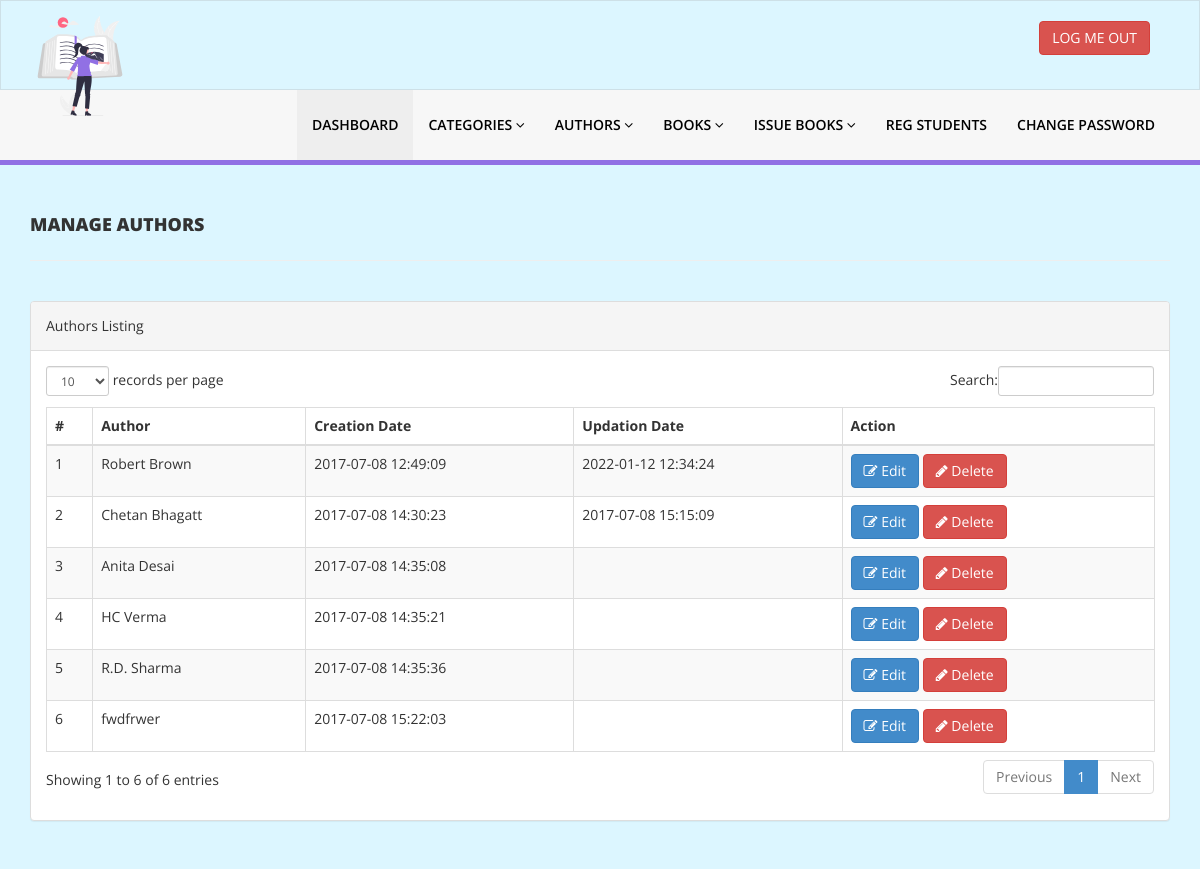
Screenshot of /admin/manage-authors.php (signed in) with the database file from the repository.
### tables this page shows
CREATE TABLE `tblauthors` (
  `id` int(11) NOT NULL,
  `AuthorName` varchar(159) DEFAULT NULL,
  `creationDate` timestamp NULL DEFAULT current_timestamp(),
  `UpdationDate` timestamp NULL DEFAULT NULL ON UPDATE current_timestamp()
);

### admin/manage-authors.php (the view, shortened to what this page needs)
<?php
include('includes/config.php');
if(strlen($_SESSION['alogin'])==0)
    {
header('location:index.php');
}
else{
    ?>
<!DOCTYPE html>
<html xmlns="http://www.w3.org/1999/xhtml">
<head>
    <link href="assets/css/bootstrap.css" rel="stylesheet" />
    <link href="assets/css/font-awesome.css" rel="stylesheet" />
    <link href="assets/js/dataTables/dataTables.bootstrap.css" rel="stylesheet" />
    <link href="assets/css/style.css" rel="stylesheet" />
</head>
<body>
<?php include('includes/header.php');?>
    <div class="content-wrapper">
         <div class="container">
        <div class="row pad-botm">
            <div class="col-md-12">
                <h4 class="header-line">Manage Authors</h4>
    </div>
     <div class="row">
</div>
        </div>
            <div class="row">
                <div class="col-md-12">
                    <div class="panel panel-default">
                        <div class="panel-heading">
                           Authors Listing
                        </div>
                        <div class="panel-body">
                            <div class="table-responsive">
                                <table class="table table-striped table-bordered table-hover" id="dataTables-example">
                                    <thead>
                                        <tr>
                                            <th>#</th>
                                            <th>Author</th>
                                            <th>Creation Date</th>
                                            <th>Updation Date</th>
                                            <th>Action</th>
                                        </tr>
                                    </thead>
                                    <tbody>
<?php $sql = "SELECT * from  tblauthors";
$query = $dbh -> prepare($sql);
$query->execute();
$results=$query->fetchAll(PDO::FETCH_OBJ);
$cnt=1;
if($query->rowCount() > 0)
{
foreach($results as $result)
{               ?>
                                        <tr class="odd gradeX">
                                            <td class="center"><?php echo htmlentities($cnt);?></td>
                                            <td class="center"><?php echo htmlentities($result->AuthorName);?></td>
                                            <td class="center"><?php echo htmlentities($result->creationDate);?></td>
                                            <td class="center"><?php echo htmlentities($result->UpdationDate);?></td>
                                            <td class="center">
                                            <a href="edit-author.php?athrid=<?php echo htmlentities($result->id);?>"><button class="btn btn-primary"><i class="fa fa-edit "></i> Edit</button>
                                          <a href="manage-authors.php?del=<?php echo htmlentities($result->id);?>" onclick="return confirm('Are you sure you want to delete?');"" >  <button class="btn btn-danger"><i class="fa fa-pencil"></i> Delete</button>
                                            </td>
                                        </tr>
 <?php $cnt=$cnt+1;}} ?>
                                    </tbody>
                                </table>
                            </div>
                        </div>
                    </div>
                </div>
            </div>
    </div>
    </div>
</body>
</html>
<?php } ?>

### admin/assets/css/style.css (style rules this page uses)
body { font-family: 'Open Sans', sans-serif; line-height:28px; background: var(--color-background); }
.content-wrapper { margin-top: 40px; min-height:800px; padding-bottom:90px; }
.header-line { font-weight:900; padding-bottom:25px; border-bottom:1px solid #eeeeee; text-transform:uppercase; }
.pad-botm { padding-bottom:30px; }

### rows the page displays
tblauthors: AuthorName "Robert Brown", creationDate "2017-07-08 12:49:09", UpdationDate "2022-01-12 12:34:24"
tblauthors: AuthorName "Chetan Bhagatt", creationDate "2017-07-08 14:30:23", UpdationDate "2017-07-08 15:15:09"
tblauthors: AuthorName "Anita Desai", creationDate "2017-07-08 14:35:08"
tblauthors: AuthorName "HC Verma", creationDate "2017-07-08 14:35:21"
tblauthors: AuthorName "R.D. Sharma", creationDate "2017-07-08 14:35:36"
tblauthors: AuthorName "fwdfrwer", creationDate "2017-07-08 15:22:03"
